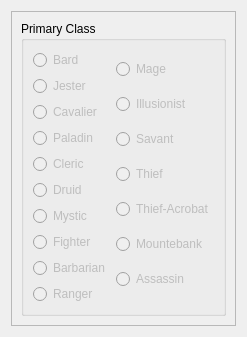
  <widget class="QWizardPage" name="wizardPage_3">
   <property name="title">
    <string>Class Selection</string>
   </property>
   <property name="subTitle">
    <string>Based on your attributes and race, the classes listed below are available to your character. Certain races can also be multi-classed.</string>
   </property>
   <layout class="QHBoxLayout" name="horizontalLayout_8">
    <item>
     <widget class="QFrame" name="frame_3">
      <property name="frameShape">
       <enum>QFrame::StyledPanel</enum>
      </property>
      <property name="frameShadow">
       <enum>QFrame::Raised</enum>
      </property>
      <layout class="QHBoxLayout" name="horizontalLayout_4">
       <item>
        <widget class="QGroupBox" name="First_Class_groupBox">
         <property name="title">
          <string>Primary Class</string>
         </property>
         <layout class="QHBoxLayout" name="horizontalLayout_3">
          <item>
           <layout class="QVBoxLayout" name="verticalLayout_18">
            <item>
             <widget class="QRadioButton" name="Bard_radioButton">
              <property name="enabled">
               <bool>false</bool>
              </property>
              <property name="text">
               <string>Bard</string>
              </property>
              <attribute name="buttonGroup">
               <string notr="true">First_Class_buttonGroup</string>
              </attribute>
             </widget>
            </item>
            <item>
             <widget class="QRadioButton" name="Jester_radioButton">
              <property name="enabled">
               <bool>false</bool>
              </property>
              <property name="text">
               <string>Jester</string>
              </property>
              <attribute name="buttonGroup">
               <string notr="true">First_Class_buttonGroup</string>
              </attribute>
             </widget>
            </item>
            <item>
             <widget class="QRadioButton" name="Cavalier_radioButton">
              <property name="enabled">
               <bool>false</bool>
              </property>
              <property name="text">
               <string>Cavalier</string>
              </property>
              <attribute name="buttonGroup">
               <string notr="true">First_Class_buttonGroup</string>
              </attribute>
             </widget>
            </item>
            <item>
             <widget class="QRadioButton" name="Paladin_radioButton">
              <property name="enabled">
               <bool>false</bool>
              </property>
              <property name="text">
               <string>Paladin</string>
              </property>
              <attribute name="buttonGroup">
               <string notr="true">First_Class_buttonGroup</string>
              </attribute>
             </widget>
            </item>
            <item>
             <widget class="QRadioButton" name="Cleric_radioButton">
              <property name="enabled">
               <bool>false</bool>
              </property>
              <property name="text">
               <string>Cleric</string>
              </property>
              <attribute name="buttonGroup">
               <string notr="true">First_Class_buttonGroup</string>
              </attribute>
             </widget>
            </item>
            <item>
             <widget class="QRadioButton" name="Druid_radioButton">
              <property name="enabled">
               <bool>false</bool>
              </property>
              <property name="text">
               <string>Druid</string>
              </property>
              <attribute name="buttonGroup">
               <string notr="true">First_Class_buttonGroup</string>
              </attribute>
             </widget>
            </item>
            <item>
             <widget class="QRadioButton" name="Mystic_radioButton">
              <property name="enabled">
               <bool>false</bool>
              </property>
              <property name="text">
               <string>Mystic</string>
              </property>
              <attribute name="buttonGroup">
               <string notr="true">First_Class_buttonGroup</string>
              </attribute>
             </widget>
            </item>
            <item>
             <widget class="QRadioButton" name="Fighter_radioButton">
              <property name="enabled">
               <bool>false</bool>
              </property>
              <property name="text">
               <string>Fighter</string>
              </property>
              <attribute name="buttonGroup">
               <string notr="true">First_Class_buttonGroup</string>
              </attribute>
             </widget>
            </item>
            <item>
             <widget class="QRadioButton" name="Barbarian_radioButton">
              <property name="enabled">
               <bool>false</bool>
              </property>
              <property name="text">
               <string>Barbarian</string>
              </property>
              <attribute name="buttonGroup">
               <string notr="true">First_Class_buttonGroup</string>
              </attribute>
             </widget>
            </item>
            <item>
             <widget class="QRadioButton" name="Ranger_radioButton">
              <property name="enabled">
               <bool>false</bool>
              </property>
              <property name="text">
               <string>Ranger</string>
              </property>
              <attribute name="buttonGroup">
               <string notr="true">First_Class_buttonGroup</string>
              </attribute>
             </widget>
            </item>
           </layout>
          </item>
          <item>
           <layout class="QVBoxLayout" name="verticalLayout_17">
            <item>
             <widget class="QRadioButton" name="Mage_radioButton">
              <property name="enabled">
               <bool>false</bool>
              </property>
              <property name="text">
               <string>Mage</string>
              </property>
              <attribute name="buttonGroup">
               <string notr="true">First_Class_buttonGroup</string>
              </attribute>
             </widget>
            </item>
            <item>
             <widget class="QRadioButton" name="Illusionist_radioButton">
              <property name="enabled">
               <bool>false</bool>
              </property>
              <property name="text">
               <string>Illusionist</string>
              </property>
              <attribute name="buttonGroup">
               <string notr="true">First_Class_buttonGroup</string>
              </attribute>
             </widget>
            </item>
            <item>
             <widget class="QRadioButton" name="Savant_radioButton">
              <property name="enabled">
               <bool>false</bool>
              </property>
              <property name="text">
               <string>Savant</string>
              </property>
              <attribute name="buttonGroup">
               <string notr="true">First_Class_buttonGroup</string>
              </attribute>
             </widget>
            </item>
            <item>
             <widget class="QRadioButton" name="Thief_radioButton">
              <property name="enabled">
               <bool>false</bool>
              </property>
              <property name="text">
               <string>Thief</string>
              </property>
              <attribute name="buttonGroup">
               <string notr="true">First_Class_buttonGroup</string>
              </attribute>
             </widget>
            </item>
            <item>
             <widget class="QRadioButton" name="Thief_Acrobat_radioButton">
              <property name="enabled">
               <bool>false</bool>
              </property>
              <property name="text">
               <string>Thief-Acrobat</string>
              </property>
              <attribute name="buttonGroup">
               <string notr="true">First_Class_buttonGroup</string>
              </attribute>
             </widget>
            </item>
            <item>
             <widget class="QRadioButton" name="Mountebank_radioButton">
              <property name="enabled">
               <bool>false</bool>
              </property>
              <property name="text">
               <string>Mountebank</string>
              </property>
              <attribute name="buttonGroup">
               <string notr="true">First_Class_buttonGroup</string>
              </attribute>
             </widget>
            </item>
            <item>
             <widget class="QRadioButton" name="Assassin_radioButton">
              <property name="enabled">
               <bool>false</bool>
              </property>
              <property name="text">
               <string>Assassin</string>
              </property>
              <attribute name="buttonGroup">
               <string notr="true">First_Class_buttonGroup</string>
              </attribute>
             </widget>
            </item>
           </layout>
          </item>
         </layout>
        </widget>
       </item>
      </layout>
     </widget>
    </item>
   </layout>
  </widget>
